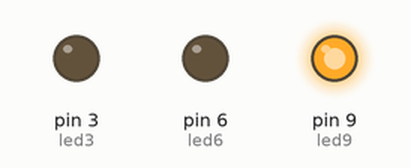
Bench run of a sketch on a simulated Arduino Uno, built with avr-gcc and run on an emulated ATmega328P. Parts: output pins drawn as LEDs (lit = HIGH).

Above: at 0.07 s.
At 0.67 s:
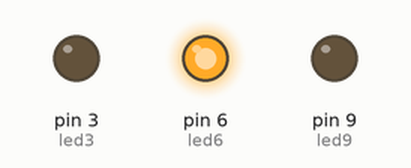
At 1.27 s:
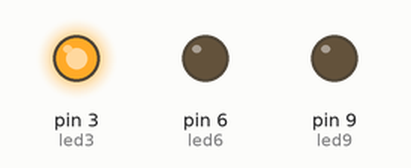
At 2.62 s:
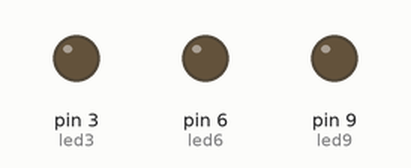
Timing chart, 0 to 3.0 s (numbered marks = the images above):
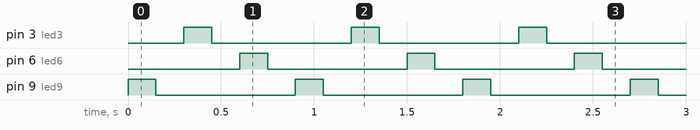

Measured:
- by itself, pin 3 (led3), pin 6 (led6), pin 9 (led9): alternates HIGH for 0.15 s and LOW for 0.75 s
- by itself, everything shown: repeats every 0.90 s, in 6 steps

The sketch:

series_blink.ino
```cpp
int led6 = 6 ;
int led9 = 9 ;
int wait9 = 150;
int led3 = 3 ;
int wait3 = 150;
int wait6 = 150;
void setup() {
pinMode(led9,OUTPUT);pinMode(led3,OUTPUT);pinMode(led6,OUTPUT);
}

void loop() {
digitalWrite(led9,HIGH);delay(wait9);
digitalWrite(led9,LOW);delay(wait9);
digitalWrite(led3,HIGH);delay(wait3);
digitalWrite(led3,LOW);delay(wait3);
digitalWrite(led6,HIGH);delay(wait6);
digitalWrite(led6,LOW);delay(wait6);
}
```
